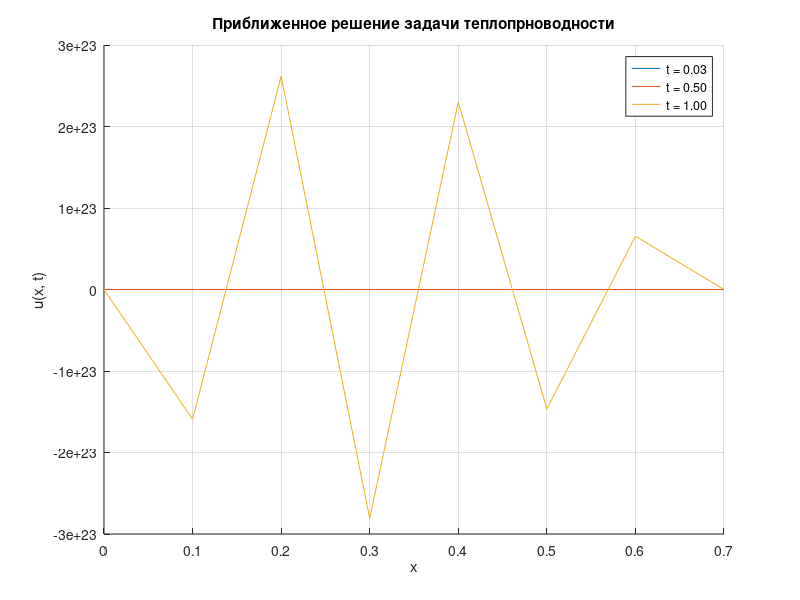

Reproduce this figure in MATLAB.
% Определение параметров задачи
l = 0.8 - 0.1; % Длина области (l = 0.7)
T = 2;        % Время моделирования до 2 единиц
tau = 0.05;   % Шаг по времени
h = 0.1;      % Шаг по пространству

% Создание векторов для пространственного и временного дискретизаций
x = 0:h:l;    % Вектор координат от 0 до l с шагом h
t = 0:tau:T;  % Вектор времени от 0 до T с шагом tau

% Определение количества точек в пространстве и времени
N = length(x); % Количество пространственных узлов
M = length(t); % Количество временных шагов

% Инициализация матрицы для хранения значений температуры
u = zeros(N, M); % Матрица значений температуры, заполненная нулями

% Задание начального распределения температуры
for i = 1:N
    % Линейная интерполяция для задания начальных условий
    u(i, 1) = (3 - 1) * (x(i) - 0.1) / l + 3; % Начальная температура
end

% Задание граничных условий
u(1, :) = 3;   % Левая граница (u(0, t) = 3)
u(N, :) = 1;   % Правая граница (u(l, t) = 1)

% Основной цикл для временной эволюции системы
for n = 1:M-1
    for i = 2:N-1
        % Обновление значения u(i, n+1) на основе предыдущих значений
        u(i, n+1) = u(i, n) + ...
                    tau/h^2 * cos(x(i)) * (u(i+1, n) - 2*u(i, n) + u(i-1, n)) + ... 
                    10 * sin(x(i)) * (1 - exp(-t(n)));
    end
end

% Построение графика результатов
figure; % Создание нового окна для графика
hold on; % Удержание текущего графика для добавления новых данных

% Набор моментов времени для отображения на графике
times_to_plot = [0.5 * tau, 10 * tau, 20 * tau];
for time = times_to_plot
    % Нахождение индекса ближайшего времени в массиве t
    [~, n] = min(abs(t - time)); 
    % Построение графика температуры для выбранного времени
    plot(x, u(:, n), 'DisplayName', sprintf('t = %.2f', time));
end

hold off; % Отпускание текущего графика
xlabel('x');  % Подпись оси x
ylabel('u(x, t)'); % Подпись оси y
title('Приближенное решение задачи теплопрноводности'); % Заголовок графика
legend show; % Показать легенду
grid on; % Включение сетки в графике